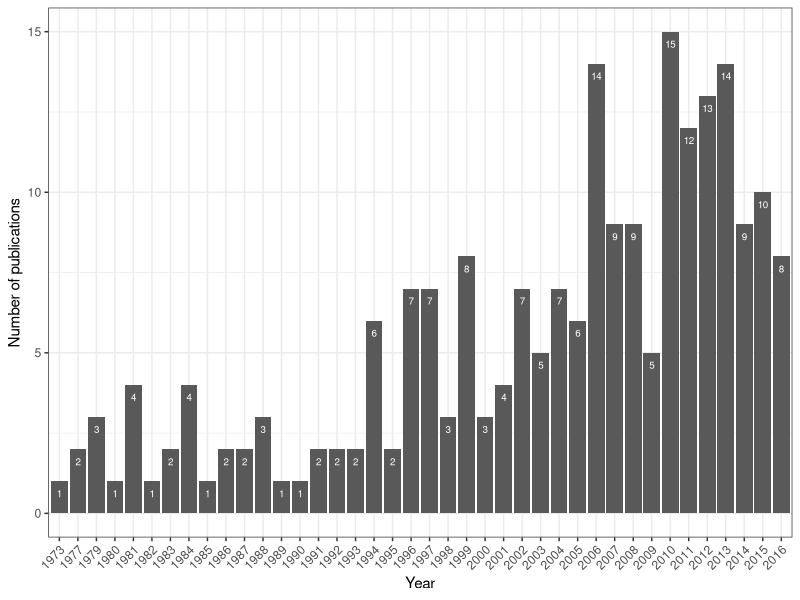
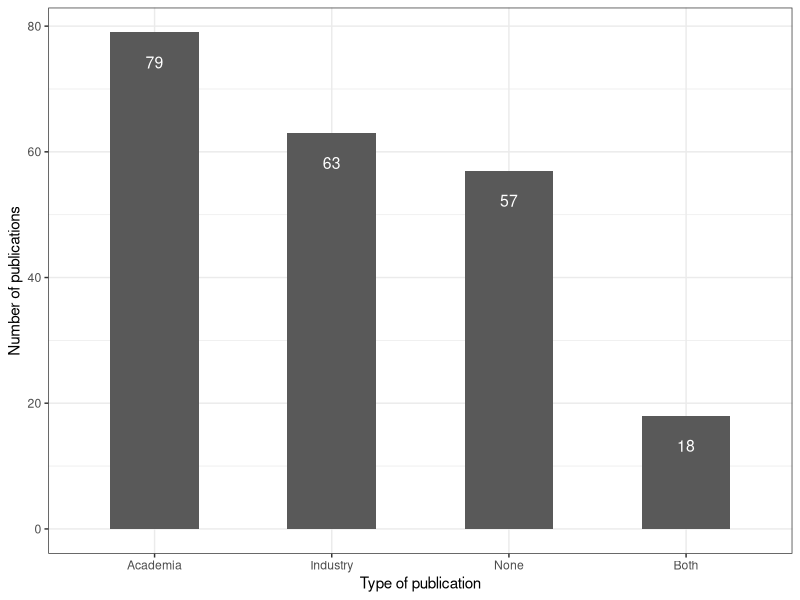

The R script that drew these images, in order:
## ---- chunk 1
# Keep things nice and tidy, all libraries go here
library(readxl)
library(tidyverse)
## ---- chunk 2
data <- read_excel("data.xlsx", skip = 1)
data <- data %>% filter(is.na(Exclude))
## ---- chunk 3
ggplot(data, aes(x=as.factor(Year))) + 
  geom_bar() +  
  ylab("Number of publications") +
  xlab("Year") + 
  geom_text(stat='count', aes(label=..count..), vjust=2, color="white", size = 2.5) + 
  theme_bw() + 
  theme(axis.text.x = element_text(angle = 45, hjust = 1)) 
## ---- chunk 4

# Cleaning not needed values 
data<-data %>% 
    mutate(Academia = replace(Academia, Academia == "?", NA)) %>%
    mutate(Industry = replace(Industry, Industry == "?", NA))

data<-data %>%
  mutate(Type = case_when(is.na(Academia) & is.na(Industry) ~ "None", 
                       Academia == "1.0" & is.na(Industry) ~ "Academia",
                       Industry == "1.0" & is.na(Academia) ~ "Industry", 
                       TRUE ~ "Both"))
## ---- chunk 5
data %>% 
  mutate(Type = fct_infreq(Type, ordered = T)) %>% 
ggplot(aes(x=Type)) + 
  geom_bar(width = .5) +
  xlab("Type of publication") + 
  ylab("Number of publications") + 
  geom_text(stat='count', aes(label=..count..), vjust=3, color="white", size = 4) +
  theme_bw()
